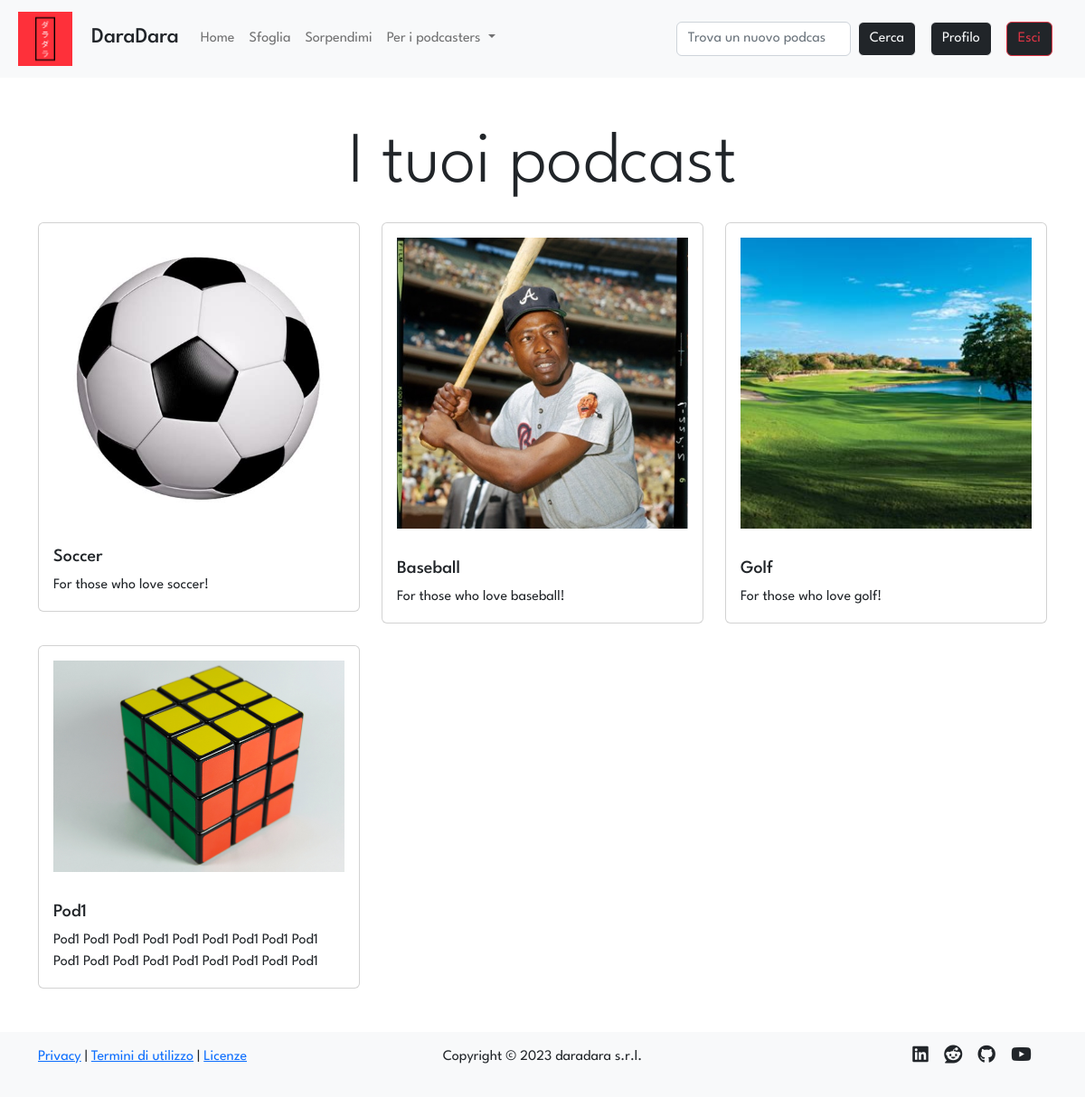
The page /profile/1/podcasts (signed in) on the database as committed earlier.
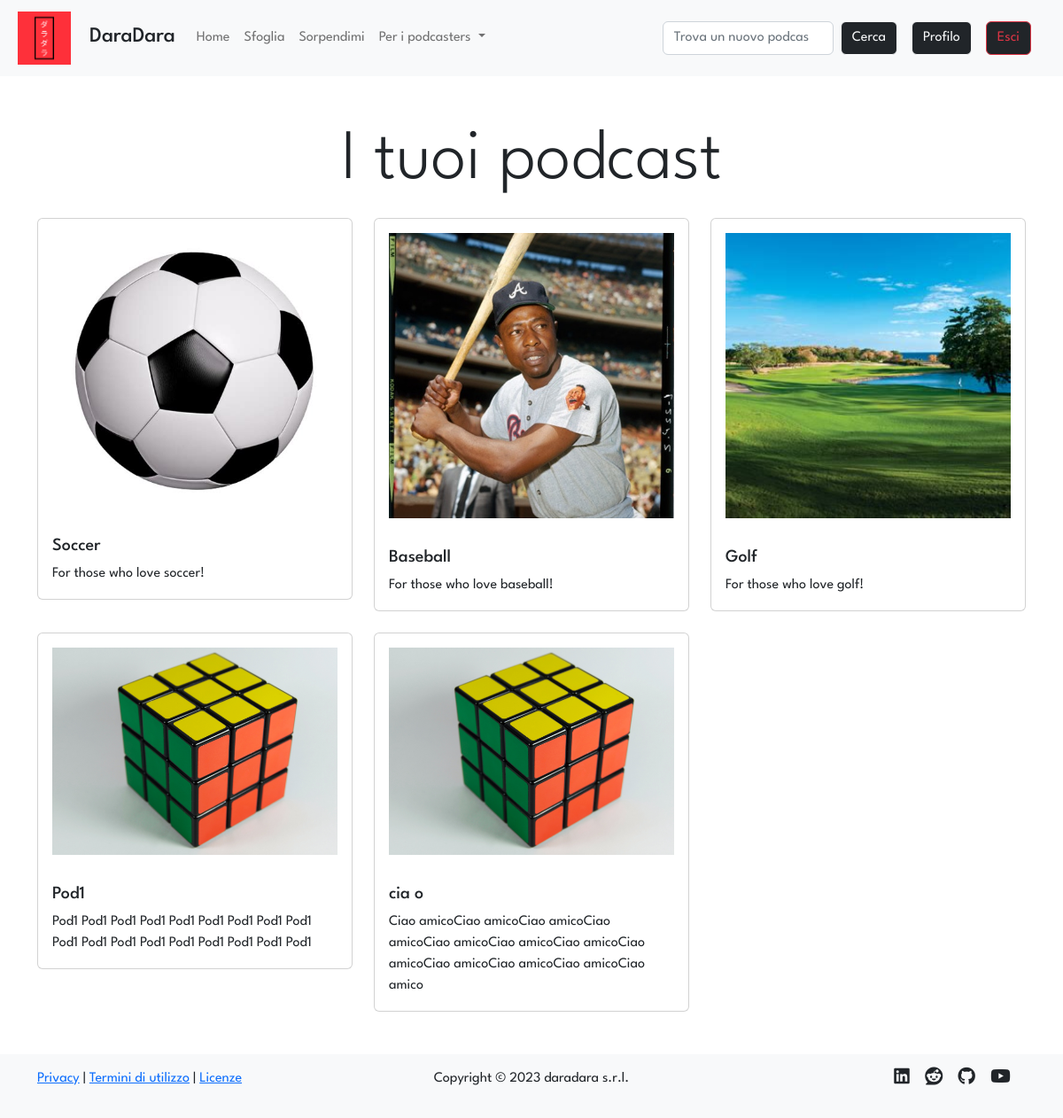
The same page on the database as committed later.
### tables this page shows
CREATE TABLE "podcasts" (
	"id"	INTEGER NOT NULL UNIQUE,
	"title"	TEXT NOT NULL UNIQUE,
	"desc"	TEXT NOT NULL,
	"img"	TEXT NOT NULL,
	"id_user"	INTEGER NOT NULL,
	FOREIGN KEY("id_user") REFERENCES "users"("id"),
	PRIMARY KEY("id" AUTOINCREMENT)
);

### app.py (the view)
@app.route('/profile/<int:id>/podcasts')
def owned(id: int):
    user = dao.get_user(id)
    if user:
        podcasts = dao.get_podcasts_by_user(id)
        is_owner = False
        if current_user.is_authenticated and current_user.id == id: # type: ignore
            is_owner = True
        if not is_owner and user['priv_owned'] == 1:
            flash('A gli altri utenti non è permesso vedere i podcast di questo profilo', 'info')
            return redirect(url_for('profile', id=id))
        return render_template('owned.html', podcasts=podcasts, user=user, is_owner=is_owner)
    else:
        flash('Il profilo cercato non esiste', 'warning')
        return redirect(url_for('index'))

### app.py (called while the page is built)
@login_manager.user_loader
def load_user(user_id):
    return User(dao.get_user(user_id))

### data/dao.py (called while the page is built)
def get_user(id):
    conn, cursor = connect()
    user = False
    try:
        sql = 'SELECT * FROM users WHERE id = ?'
        cursor.execute(sql, (id,))
        user = cursor.fetchone()
    except Exception as e:
        print(e)
    close(conn, cursor)
    return user

def get_podcasts_by_user(id_user):
    conn, cursor = connect()
    podcast = False
    try:
        sql = 'SELECT * FROM podcasts WHERE id_user = ?'
        cursor.execute(sql, (id_user,))
        podcast = cursor.fetchall()
    except Exception as e:
        print(e)
    close(conn, cursor)
    return podcast

def connect():
    conn = sqlite3.connect(PATH)
    conn.row_factory = sqlite3.Row
    cursor = conn.cursor()
    return conn, cursor

def close(conn, cursor):
    cursor.close()
    conn.close()

### templates/owned.html (shortened to what this page needs)
{% extends 'layout.html' %}
{% block content %}
{% if podcasts %}
<div class="row">
    {% if is_owner %}
        <p class="text-center display-1">I tuoi podcast</p>
    {% else %}
        <p class="text-center display-1">I podcast di {{user.name}}</p>
    {% endif %}
</div>
<div class="row row-cols-1 row-cols-md-3 g-4">
        {% for podcast in podcasts %}
        <div class="col">
        <a class="card" href="{{url_for('podcast', id=podcast.id)}}">
            <img class="card-img-top img-fluid p-1 p-lg-3" src="{{url_for('static', filename='uploads/images/covers/'+podcast.id|string+podcast.img)}}" class="card-img-left img-fluid h-100 w-100 d-block mx-auto" alt="podcast {{podcast.title}} image">
            <div class="card-body">
            <h5 class="card-title">{{podcast.title}}</h5>
            <p class="card-text">{{podcast.desc}}</p>
            </div>
        </a>
        </div>
        {% endfor %}
</div>
{% elif not podcasts and is_owner%}
<div class="row">
    <p class="text-center display-1">Non sei un podcaster, vai sul tuo profilo e pubblica il tuo primo podcast per diventarlo! 🤗</p>
    <p class="text-center"><small>(per ora...)</small></p>
</div>
{% elif not podcasts and not is_owner %}
    <div class="row">
        <p class="text-center display-1">{{user.name}} non è unə podcaster 😢</p>
        <p class="text-center"><small>(per ora...)</small></p>
    </div>
{% endif %}
{% endblock %}

Rows that differ between the two databases and show on the page:
added podcasts: id+img (picture), title "cia o", desc "Ciao amicoCiao amicoCiao amicoCiao amicoCiao amicoCiao amicoCiao amicoCiao amicoCiao amicoCiao amicoCiao amicoCiao amico"
